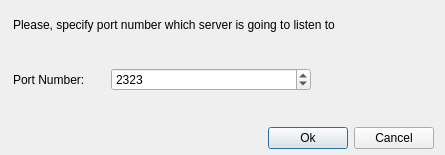
<?xml version="1.0" encoding="UTF-8"?>
<ui version="4.0">
 <class>AskPort</class>
 <widget class="QDialog" name="AskPort">
  <property name="geometry">
   <rect>
    <x>0</x>
    <y>0</y>
    <width>445</width>
    <height>155</height>
   </rect>
  </property>
  <property name="sizePolicy">
   <sizepolicy hsizetype="Fixed" vsizetype="Fixed">
    <horstretch>0</horstretch>
    <verstretch>0</verstretch>
   </sizepolicy>
  </property>
  <property name="minimumSize">
   <size>
    <width>445</width>
    <height>155</height>
   </size>
  </property>
  <property name="maximumSize">
   <size>
    <width>445</width>
    <height>155</height>
   </size>
  </property>
  <property name="contextMenuPolicy">
   <enum>Qt::DefaultContextMenu</enum>
  </property>
  <property name="windowTitle">
   <string>Choose port</string>
  </property>
  <widget class="QWidget" name="layoutWidget">
   <property name="geometry">
    <rect>
     <x>13</x>
     <y>18</y>
     <width>421</width>
     <height>131</height>
    </rect>
   </property>
   <layout class="QVBoxLayout" name="verticalLayout">
    <item>
     <widget class="QLabel" name="lMessage">
      <property name="text">
       <string>Please, specify port number which server is going to listen to</string>
      </property>
     </widget>
    </item>
    <item>
     <spacer name="verticalSpacer">
      <property name="orientation">
       <enum>Qt::Vertical</enum>
      </property>
      <property name="sizeHint" stdset="0">
       <size>
        <width>20</width>
        <height>40</height>
       </size>
      </property>
     </spacer>
    </item>
    <item>
     <layout class="QHBoxLayout" name="horizontalLayout_2">
      <item>
       <widget class="QLabel" name="Port">
        <property name="text">
         <string>Port Number:</string>
        </property>
       </widget>
      </item>
      <item>
       <spacer name="horizontalSpacer_3">
        <property name="orientation">
         <enum>Qt::Horizontal</enum>
        </property>
        <property name="sizeType">
         <enum>QSizePolicy::Maximum</enum>
        </property>
        <property name="sizeHint" stdset="0">
         <size>
          <width>20</width>
          <height>20</height>
         </size>
        </property>
       </spacer>
      </item>
      <item>
       <widget class="QSpinBox" name="lineEdit">
        <property name="sizePolicy">
         <sizepolicy hsizetype="Minimum" vsizetype="Fixed">
          <horstretch>0</horstretch>
          <verstretch>0</verstretch>
         </sizepolicy>
        </property>
        <property name="minimumSize">
         <size>
          <width>200</width>
          <height>0</height>
         </size>
        </property>
        <property name="maximum">
         <number>59999</number>
        </property>
        <property name="value">
         <number>2323</number>
        </property>
       </widget>
      </item>
      <item>
       <spacer name="horizontalSpacer_2">
        <property name="orientation">
         <enum>Qt::Horizontal</enum>
        </property>
        <property name="sizeHint" stdset="0">
         <size>
          <width>40</width>
          <height>20</height>
         </size>
        </property>
       </spacer>
      </item>
     </layout>
    </item>
    <item>
     <spacer name="verticalSpacer_2">
      <property name="orientation">
       <enum>Qt::Vertical</enum>
      </property>
      <property name="sizeHint" stdset="0">
       <size>
        <width>20</width>
        <height>40</height>
       </size>
      </property>
     </spacer>
    </item>
    <item>
     <layout class="QHBoxLayout" name="horizontalLayout">
      <item>
       <spacer name="horizontalSpacer">
        <property name="orientation">
         <enum>Qt::Horizontal</enum>
        </property>
        <property name="sizeHint" stdset="0">
         <size>
          <width>40</width>
          <height>20</height>
         </size>
        </property>
       </spacer>
      </item>
      <item>
       <widget class="QPushButton" name="OkButton">
        <property name="text">
         <string>Ok</string>
        </property>
       </widget>
      </item>
      <item>
       <widget class="QPushButton" name="CancelButton">
        <property name="text">
         <string>Cancel</string>
        </property>
       </widget>
      </item>
     </layout>
    </item>
   </layout>
  </widget>
 </widget>
 <resources/>
 <connections/>
 <slots>
  <slot>CheckPort(QString)</slot>
 </slots>
</ui>
